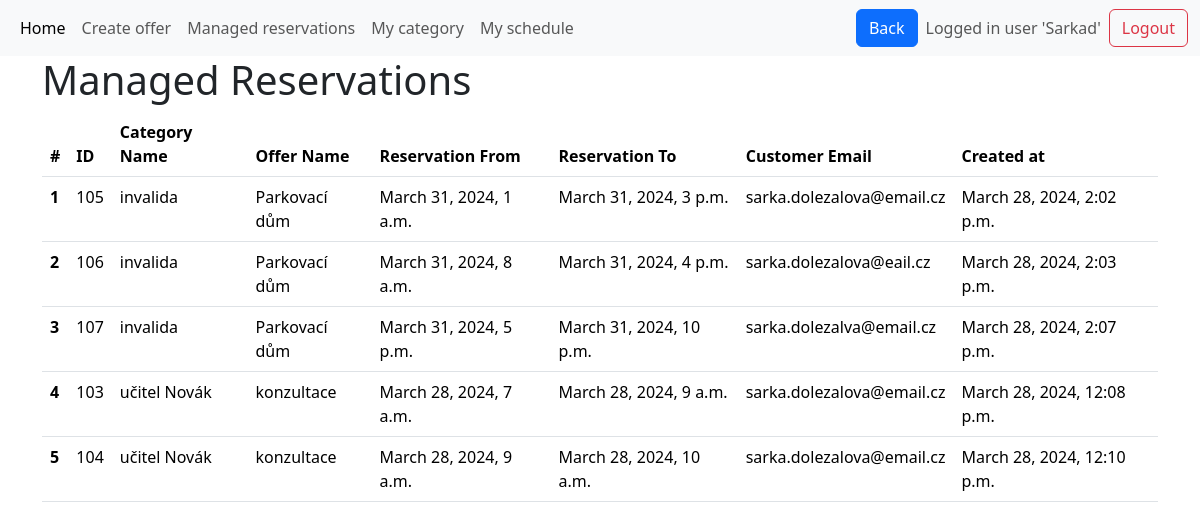
/managed_reservations (signed in), run on an earlier commit of the app's database.
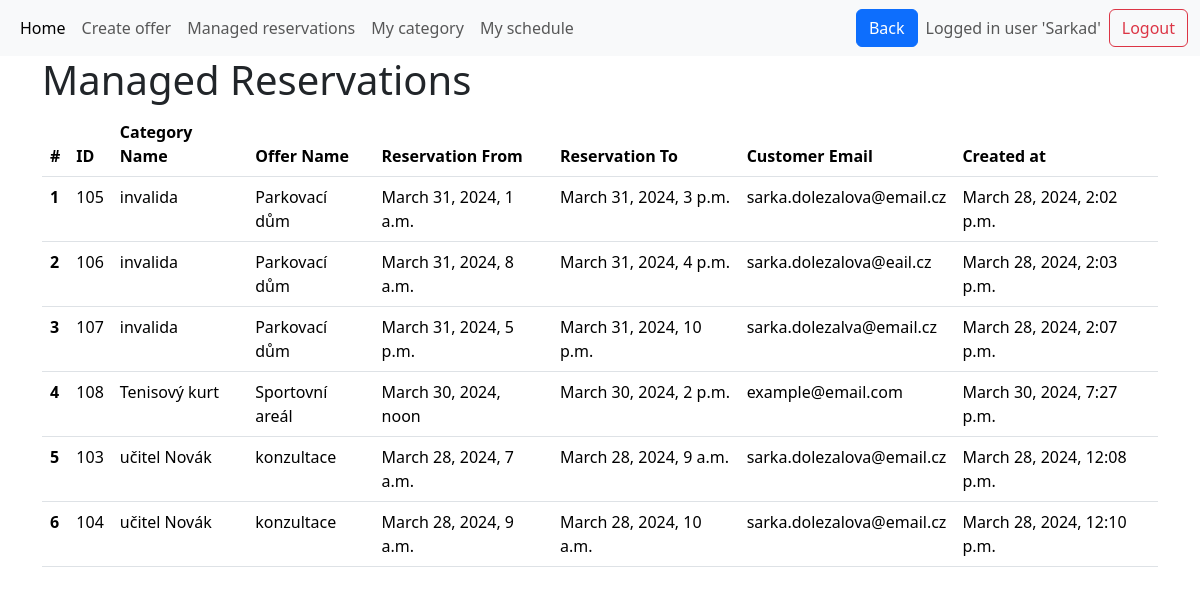
And on a later commit of the database.
### base/models.py (models this page shows, shortened)
class Reservation(models.Model):
    reservation_from = models.DateTimeField(help_text="Start time/date of the reservation")
    reservation_to = models.DateTimeField(null=True, blank=True, help_text="End time/date of the reservation")
    submission_time = models.DateTimeField(default=timezone.now, help_text="When the reservation was submitted")
    confirmed_by_manager = models.CharField(
        max_length=1,
        choices=[("A", "Confirmed"), ("N", "Not Confirmed")],
        null=True,
        blank=True,
        help_text="Whether the reservation is confirmed by a manager"
    )
    customer_email = models.EmailField()
    customer_name = models.CharField(max_length=100)
    verification_token = models.CharField(max_length=64)  # Assuming you're using a hex token
    belongs_to_category = models.ForeignKey(Category, on_delete=models.CASCADE, related_name='reservations', help_text="The category of the unit being reserved")
    status = models.CharField(
        max_length=20,
        choices=[
            ("pending", "Pending"),
            ("confirmed", "Confirmed"),
            ("cancelled", "Cancelled"),
            ("completed", "Completed"),
        ],
        default="pending",
        help_text="The current status of the reservation"
    )
    class Meta:
        ordering = ['-submission_time'] # Reservations ordered in ascending order (earliest first)

class Category(models.Model):
    category_name = models.CharField(max_length=50)
    category_description = models.CharField(max_length=1000, null=True, blank=True)
    category_capacity = models.IntegerField(default=1)
    max_simultneous_reservations = models.IntegerField(default=1)
    additional_time = models.DurationField(null=True, blank=True)
    count_of_units = models.IntegerField(default=1)
    created_at = models.DateTimeField(default=timezone.now)
    opening_time = models.TimeField(default=datetime.time(0, 0))
    closing_time = models.TimeField(default=datetime.time(23, 59,59)) #TODO 24:00 and default values 9:23-9:23
    belongs_to_offer = models.ForeignKey(Offer, on_delete=models.CASCADE)
    category_pricing = models.ForeignKey(Pricing, on_delete=models.CASCADE, null=True)

class Offer(models.Model):
    offer_name = models.CharField(max_length=50)
    available_from = models.DateField(null=True, blank=True)
    available_to = models.DateField(null=True, blank=True)
    created_at = models.DateTimeField(default=timezone.now)
    manager_of_this_offer = models.ForeignKey(
        User, on_delete=models.CASCADE, null=True, blank=True
    )

### base/views.py (the view)
# urls.py: path('managed_reservations',views.managed_reservations, name='managed_reservations' ),
@login_required
def managed_reservations(request):
    categories = Category.objects.filter(
        belongs_to_offer__manager_of_this_offer=request.user
    )
    reservations = (
        Reservation.objects.filter(belongs_to_category__in=categories)
        .select_related("belongs_to_category", "belongs_to_category__belongs_to_offer")
        .order_by(
            "belongs_to_category__belongs_to_offer__offer_name", "reservation_from"
        )
    )
    return render(
        request,
        "managed_reservations.html",
        {
            "reservations": reservations,
        },
    )

### templates/managed_reservations.html
{% extends 'main.html' %}
{% load crispy_forms_tags %}
{% block content %}
<div class="container-md">
    <h1>Managed Reservations</h1>
    {% if reservations %}
    <table class="table table-hover">
        <thead>
            <tr>
                <th scope="col">#</th>
                <th scope="col">ID</th>
                <th scope="col">Category Name</th>
                <th scope="col">Offer Name</th>
                <th scope="col">Reservation From</th>
                <th scope="col">Reservation To</th>
                <th scope="col">Customer Email</th>
                <th scope="col">Created at</th>
            </tr>
        </thead>
        <tbody>
            {% for reservation in reservations %}
            <tr>
                <th scope="row">{{ forloop.counter }}</th>
                <td>{{ reservation.id }}</td>
                <td>{{ reservation.belongs_to_category.category_name }}</td>
                <td>{{ reservation.belongs_to_category.belongs_to_offer.offer_name }}</td>
                <td>{{ reservation.reservation_from }}</td>
                <td>{{ reservation.reservation_to }}</td>
                <td>{{ reservation.customer_email }}</td>
                <td>{{ reservation.submission_time}}</td>
            </tr>
            {% endfor %}
        </tbody>
    </table>
    {% else %}
    <p>No reservations found.</p>
    {% endif %}
</div>
{% endblock %}

What changed in the data, as far as the page shows it:
added Reservation: id "108", belongs_to_category.category_name "Tenisový kurt", belongs_to_category.belongs_to_offer.offer_name "Sportovní areál", reservation_from "March 30, 2024, noon", reservation_to "March 30, 2024, 2 p.m.", customer_email "example@email.com", submission_time "March 30, 2024, 7:27 p.m."
